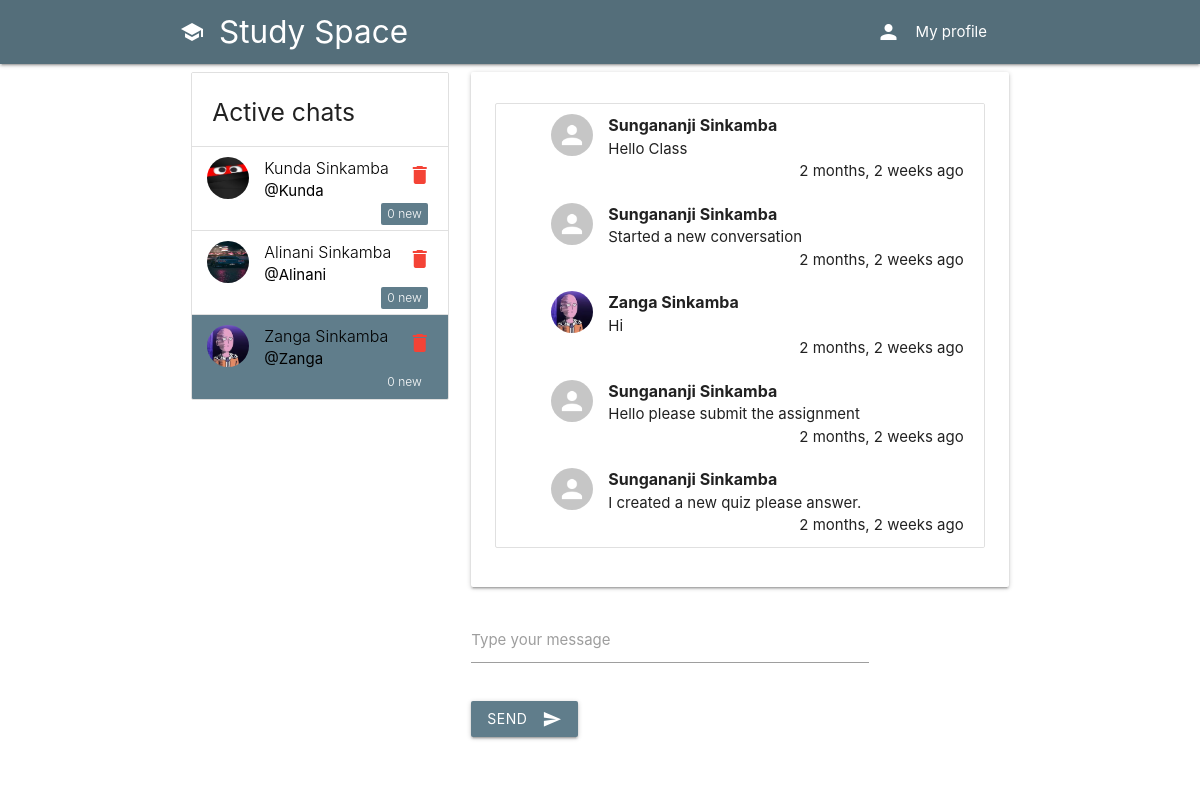
/direct/directs/Zanga (signed in), run on the app's committed database.
### users/models.py (models this page shows, shortened)
class Profile(models.Model):
    user = models.OneToOneField(
        User, on_delete=models.CASCADE, related_name='profile')
    profile_info = models.TextField(max_length=150, null=True, blank=True)
    created = models.DateField(auto_now_add=True)
    picture = models.ImageField(
        upload_to=user_directory_path_profile, blank=True, null=True, verbose_name='Picture')
    banner = models.ImageField(
        upload_to=user_directory_path_banner, blank=True, null=True, verbose_name='Banner')

### direct/models.py (models this page shows, shortened)
class Message(models.Model):
    user = models.ForeignKey(User, on_delete=models.CASCADE, related_name='msg_user')
    sender = models.ForeignKey(User, on_delete=models.CASCADE, related_name='from_user')
    recipient = models.ForeignKey(User, on_delete=models.CASCADE, related_name='to_user')
    body = models.TextField(max_length=1000, blank=True, null=True)
    date = models.DateTimeField(auto_now_add=True)
    is_read = models.BooleanField(default=False)
    def get_messages(user):
        messages = Message.objects.filter(user=user).values('recipient').annotate(last=Max('date')).order_by('-last')
        users = []
        for message in messages:
            users.append({
                'user': User.objects.get(pk=message['recipient']),
                'last': message['last'],
                'unread': Message.objects.filter(user=user, recipient__pk=message['recipient'], is_read=False).count()
            })
        return users

### direct/views.py (the view)
# urls.py: path('directs/<username>', Directs, name='directs'),
@login_required
def Directs(request, username):
    user = request.user
    messages = Message.get_messages(user=request.user)
    active_direct = username
    directs = Message.objects.filter(user=user, recipient__username=username).order_by('-date')
    directs.update(is_read=True)
    for message in messages:
        if message['user'].username==username:
            message['unread'] = 0
    paginator_directs = Paginator(directs, 5)
    page_number_directs = request.GET.get('directspage')
    directs_data = paginator_directs.get_page(page_number_directs)
    context = {
        'directs': directs_data,
        'messages': messages,
        'active_direct': active_direct
    }
    return render(request, 'direct/direct.html', context)

### users/views.py (called while the page is built)
def SideNavInfo(request):
	user = request.user
	nav_profile = None
	if user.is_authenticated:
		nav_profile = Profile.objects.get(user=user)
	return {'nav_profile': nav_profile}

### direct/templates/direct/direct.html (shortened to what this page needs)
{% extends 'base.html' %}
{% load static %}
{% load humanize %}
{% block content %}
<div class="row container">
<div class="col s12 m4 ">
<ul class="collection with-header">
    <li class="collection-header">
        <h5>Active chats</h5>
    </li>
    {% for message in messages %}
    <a class="black-text light "href="{% url 'directs' message.user.username %}">
        <li class="collection-item avatar {% if active_direct == message.user.username %}active #546e7a blue-grey {% endif %}">
        {% if message.user.profile.picture %}
            <img src="{{ message.user.profile.picture.url }}" class="circle responsive-img">
        {% else %}
            <img src="{% static 'images/no_avatar.jpg' %}" class="circle responsive-img">
        {% endif %}
            <span class="title">{{ message.user.first_name }} {{ message.user.last_name }}</span>
            <p><b>@{{ message.user.username }}</b></p>
            <span class="new badge #546e7a blue-grey">{{ message.unread }}</span>
            <a href="" class="secondary-content red-text"><i class="material-icons">delete</i></a>
    </li>
    </a>
    {% endfor %}
</ul>
</div>
<div style="overflow-y: scroll;" class="col s12 m8">
    <div style="max-width: 600px;" class="card">
        <div class="card-content">
            <ol id="oldirects" style="list-style-type: none; display: flex; flex-direction: column-reverse;" class="collection">
            {% for direct in directs %}
                <li style="border-bottom: 0px;" class="collection-item avatar">
                    {% if direct.sender.profile.picture %}
                        <img src="{{ direct.sender.profile.picture.url }}" class="circle responsive-img">
                    {% else %}
                        <img src="{% static 'images/no_avatar.jpg' %}" class="circle responsive-img">
                    {% endif %}
                    <span class="title"><b>{{ direct.sender.first_name }} {{ direct.sender.last_name }}</b></span>
                    <p>{{ direct.body }}</p>
                    <p class="right-align">{{ direct.date | naturaltime }}</p>
                </li>
            {% endfor %}
            </ol>
        </div>
    </div>
    <div class="card-action">
        <div class="row">
            <form id="senddirectform" method="POST" action="{% url 'send-direct' %}">
                <div class="input-field col s9">
                    <input id="text" name="body" type="text" class="validate">
                    <label for="text">Type your message</label>
                  </div>
                  <div class="input-field col s9">
                  <button class="btn waves-effect waves-light #546e7a blue-grey" type="submit" name="action">Send
                    <i class="material-icons right ">send</i>
                  </button>
                </div>
            </form>
        </div>
    </div>
</div>
</div>
{% endblock %}

### data on the page
Message: sender.first_name "Sungananji", sender.last_name "Sinkamba", body "I created a new quiz please answer.", date "2 months, 2 weeks ago"
Message: sender.first_name "Sungananji", sender.last_name "Sinkamba", body "Hello please submit the assignment", date "2 months, 2 weeks ago"
Message: sender.profile.picture (placeholder picture), sender.first_name "Zanga", sender.last_name "Sinkamba", body "Hi", date "2 months, 2 weeks ago"
Message: sender.first_name "Sungananji", sender.last_name "Sinkamba", body "Started a new conversation", date "2 months, 2 weeks ago"
Message: sender.first_name "Sungananji", sender.last_name "Sinkamba", body "Hello Class", date "2 months, 2 weeks ago"

### other printed values
{{ message.user.first_name }} "Kunda"
{{ message.user.last_name }} "Sinkamba"
{{ message.user.username }} "Kunda"
{{ message.unread }} "0"
{{ message.user.first_name }} "Alinani"
{{ message.user.username }} "Alinani"
{{ message.user.first_name }} "Zanga"
{{ message.user.username }} "Zanga"
